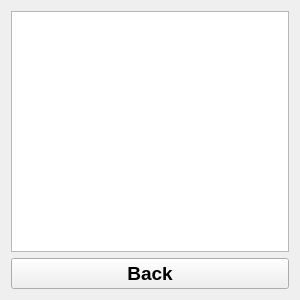
<?xml version="1.0" encoding="UTF-8"?>
<ui version="4.0">
 <class>MenuWidget</class>
 <widget class="QWidget" name="MenuWidget">
  <property name="geometry">
   <rect>
    <x>0</x>
    <y>0</y>
    <width>300</width>
    <height>300</height>
   </rect>
  </property>
  <property name="maximumSize">
   <size>
    <width>16677215</width>
    <height>16777215</height>
   </size>
  </property>
  <property name="font">
   <font>
    <family>Microsoft YaHei UI</family>
    <pointsize>14</pointsize>
    <weight>75</weight>
    <bold>true</bold>
   </font>
  </property>
  <property name="windowTitle">
   <string>Form</string>
  </property>
  <layout class="QVBoxLayout" name="verticalLayout">
   <item>
    <widget class="QListView" name="listView"/>
   </item>
   <item>
    <widget class="QPushButton" name="backButton">
     <property name="text">
      <string>Back</string>
     </property>
    </widget>
   </item>
  </layout>
 </widget>
 <resources/>
 <connections/>
</ui>
